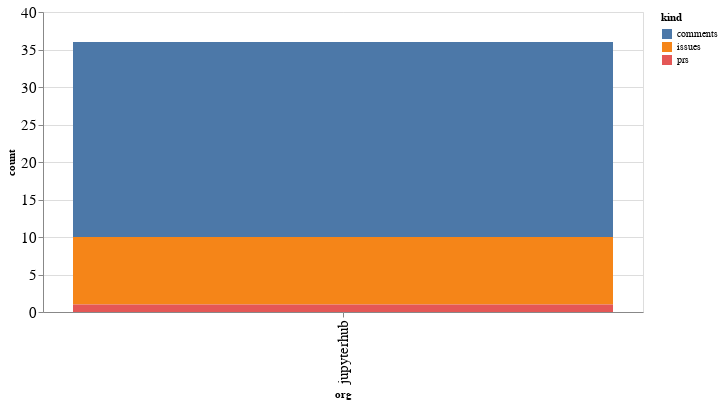

Write notebook code for a chart like this one.
### Code cell
alt.Chart(org_summaries, width=600).mark_bar().encode(
    x='org',
    y='count',
    color='kind',
    tooltip="org"
)

### Figure 1 — Vega-Lite specification as saved in the notebook (floating-point values rounded to 4 significant figures)
{"config": {"axisLeft": {"labelFontSize": 15}, "axisBottom": {"labelFontSize": 15}}, "data": {"name": "data-751ce01231711b04d63c8e7d6e9b01cd"}, "mark": "bar", "encoding": {"color": {"type": "nominal", "field": "kind"}, "tooltip": {"type": "nominal", "field": "org"}, "x": {"type": "nominal", "field": "org"}, "y": {"type": "quantitative", "field": "count"}}, "width": 600, "$schema": "https://vega.github.io/schema/vega-lite/v4.8.1.json", "datasets": {"data-751ce01231711b04d63c8e7d6e9b01cd": [{"org": "jupyterhub", "kind": "comments", "count": 26}, {"org": "jupyterhub", "kind": "issues", "count": 9}, {"org": "jupyterhub", "kind": "prs", "count": 1}]}}
